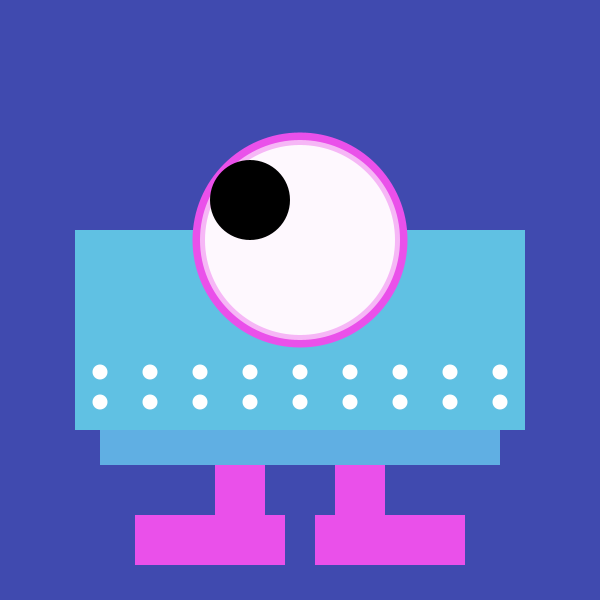
Frame 1 (no input)
Frame 60 (the mouse pressed at the canvas centre just before this capture): identical to frame 1, image omitted
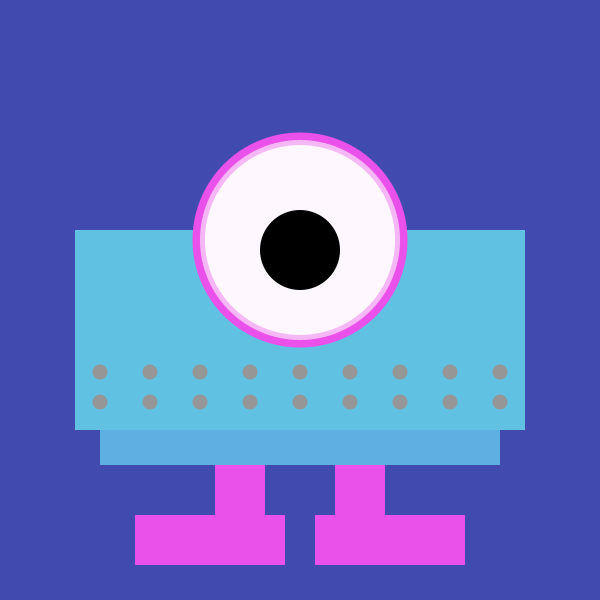
Frame 120 (the mouse held since frame 60 and released just before this capture)

The Processing sketch that drew these frames (run headless with seeded random() and noise(); from frame 60 on, the mouse is pressed at the canvas centre):

// Processing sketch: processing_139154
// ── processing_139154.pde

// YAY ROBOTS!

void setup() {
  size(600,600);
  smooth();
}

void draw() {
  background(64,74,175);
  
  // static elements
  
  noStroke();
 
    // legs
  
  fill(#EA50EA);
  rectMode(CENTER);
  rect(width*0.4,height*0.8,50,100);
  rect(width*0.6,height*0.8,50,100);
  rect(width*0.35,height*0.9,150,50);
  rect(width*0.65,height*0.9,150,50);
  
  // body
  
  fill(#60AFE3);
  rectMode(CENTER);
  rect(width*0.5,height*0.65,400,150);
  fill(#60C1E3);
  rect(width*0.5,height*0.55,450,200);
  
  // eye
  
  fill(#EA50EA);
  ellipse(width*0.5,height*0.4,215,215);
  fill(255,150);
  ellipse(width*0.5,height*0.4,200,200);
  fill(255,230);
  ellipse(width*0.5,height*0.4,190,190);
  
  // color changing buttons
  
  float x = mouseX;
  float y = mouseY;
  
  for (int a = 100; a <= 500; a+= 50) {
    if ((x > 50) && (x < 150)) {
      fill(x,y,x);
      ellipse(a,height*0.62,15,15);
      fill(y,x,y);
      ellipse(a,height*0.67,15,15);
    } else if ((x > 150) && (x < 250)) {
      fill(x-50,y+50,x-50);
      ellipse(a,height*0.62,15,15);
      fill(y-50,y+50,y-50);
      ellipse(a,height*0.67,15,15);
    } else if ((x > 250) && (x < 350)) {
      fill(x/2,y/2,x/2);
      ellipse(a,height*0.62,15,15);
      fill(y/2,x/2,y/2);
      ellipse(a,height*0.67,15,15);
    } else if ((x > 350) && (x < 450)) {
      fill(width-x,height-y,width-x);
      ellipse(a,height*0.62,15,15);
      fill(height-y,width-x,height-y);
      ellipse(a,height*0.67,15,15);
    } else if ((x < 50) || (x > 450)) {
      fill(255);
      ellipse(a,height*0.62,15,15);
      ellipse(a,height*0.67,15,15);
    }
  }
  
  // moving eye
  
  fill(0);
  noStroke();
  float pupilX = map(x,0,width,250,350);
  float pupilY = map(y,0,height,200,300);
  ellipse(pupilX,pupilY,80,80);
}
